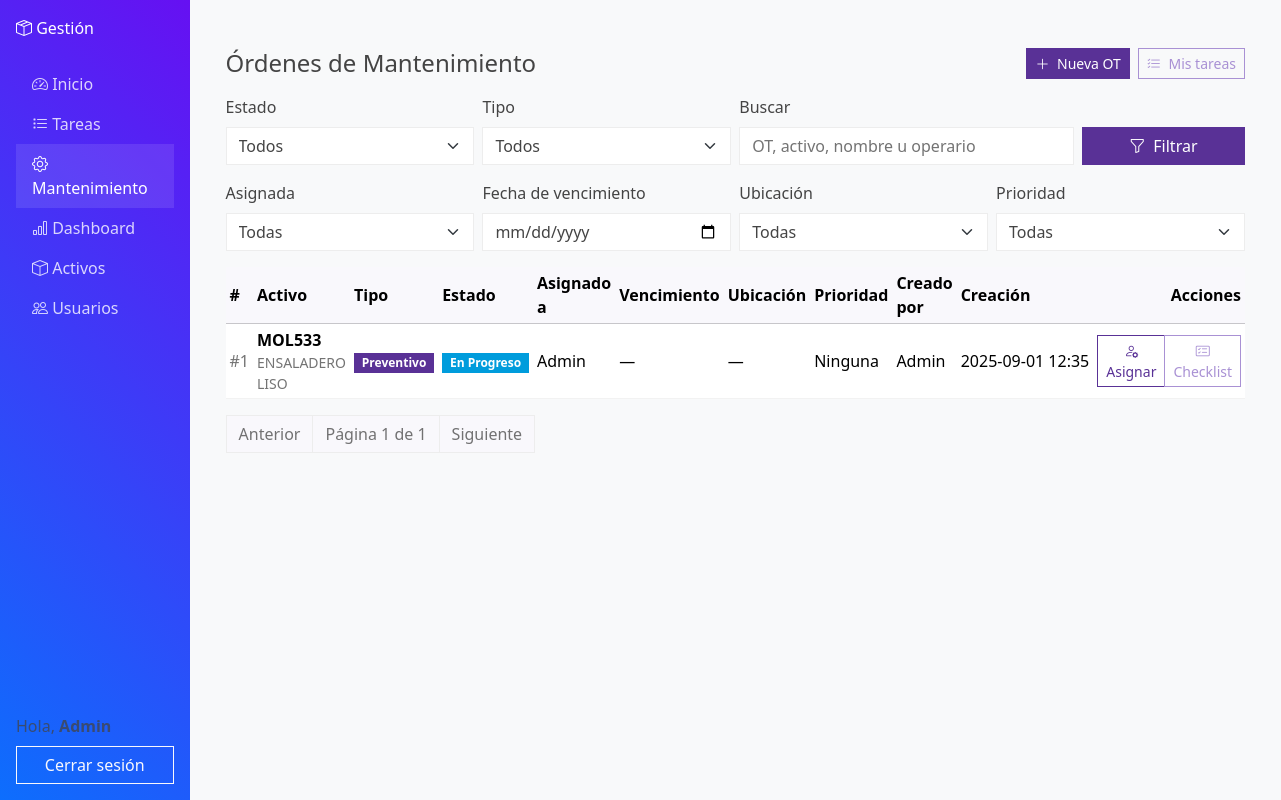
Page /activos/ (signed in) on the committed database.
### activos/models.py (models this page shows, shortened)
class RegistroMantenimiento(models.Model):
    activo = models.ForeignKey(Activo, on_delete=models.CASCADE, related_name="mantenimientos")
    estado = models.CharField(max_length=3, choices=EstadoOT.choices, default=EstadoOT.PEN)
    tipo = models.CharField(max_length=3, choices=TipoOT.choices, default=TipoOT.PRE)
    titulo = models.CharField(max_length=160, default="", blank=False)
    descripcion = models.TextField(blank=True, default="")
    prioridad = models.CharField(max_length=4, choices=PrioridadOT.choices, default=PrioridadOT.NONE)
    fecha_inicio = models.DateField(null=True, blank=True)
    vencimiento = models.DateField(null=True, blank=True)
    recurrencia = models.CharField(max_length=5, choices=RecurrenciaOT.choices, default=RecurrenciaOT.NONE)
    tiempo_estimado_minutos = models.PositiveIntegerField(default=0)
    ubicacion = models.ForeignKey(Ubicacion, null=True, blank=True, on_delete=models.SET_NULL, related_name="ordenes")
    falla = models.ForeignKey("CatalogoFalla", null=True, blank=True, on_delete=models.SET_NULL, related_name="ots")
    plantilla_aplicada = models.ForeignKey(
        "PlantillaChecklist", null=True, blank=True, on_delete=models.SET_NULL, related_name="ots_usadas"
    )
    fecha_creacion = models.DateTimeField(auto_now_add=True)
    fecha_inicio_ejecucion = models.DateTimeField(null=True, blank=True)
    fecha_fin_ejecucion = models.DateTimeField(null=True, blank=True)
    fecha_cierre = models.DateTimeField(null=True, blank=True)
    anio_ejecucion = models.PositiveSmallIntegerField(null=True, blank=True)
    semana_ejecucion = models.PositiveSmallIntegerField(null=True, blank=True)
    lectura_ejecucion = models.DecimalField(max_digits=12, decimal_places=2, null=True, blank=True)
    creado_por = models.ForeignKey(settings.AUTH_USER_MODEL, on_delete=models.SET_NULL, null=True, related_name="ordenes_creadas")
    asignado_a = models.ForeignKey(settings.AUTH_USER_MODEL, on_delete=models.SET_NULL, null=True, blank=True, related_name="tareas_asignadas")
    completado_por = models.ForeignKey(settings.AUTH_USER_MODEL, on_delete=models.SET_NULL, null=True, blank=True, related_name="tareas_completadas")
    class Meta:
        indexes = [
            models.Index(fields=["estado"]),
            models.Index(fields=["tipo"]),
            models.Index(fields=["prioridad"]),
            models.Index(fields=["-fecha_creacion"]),
            models.Index(fields=["-fecha_inicio_ejecucion"]),
            models.Index(fields=["-fecha_cierre"]),
            models.Index(fields=["vencimiento"]),
            models.Index(fields=["activo"]),
            models.Index(fields=["asignado_a"]),
            models.Index(fields=["ubicacion"]),
        ]
        ordering = ["-fecha_creacion", "-id"]

class Activo(models.Model):
    codigo = models.CharField(max_length=100, unique=True, verbose_name="Código")
    numero_activo = models.CharField(max_length=255, verbose_name="# Activo")
    nombre = models.CharField(max_length=255, verbose_name="Nombre")
    peso = models.DecimalField(max_digits=10, decimal_places=2, null=True, blank=True, verbose_name="Peso")
    familia = models.ForeignKey("FamiliaActivo", null=True, blank=True, on_delete=models.SET_NULL, related_name="activos")
    categoria = models.ForeignKey("CategoriaActivo", null=True, blank=True, on_delete=models.SET_NULL, related_name="activos")
    estado = models.ForeignKey("EstadoActivo", null=True, blank=True, on_delete=models.SET_NULL, related_name="activos")
    ubicacion = models.ForeignKey("Ubicacion", null=True, blank=True, on_delete=models.SET_NULL, related_name="activos")
    qr_code = models.ImageField(upload_to="qr_codes", blank=True, null=True)

### activos/views.py (the view, shortened to what this page needs)
# urls.py: path("", views.ordenes_list, name="ordenes_list"),
@login_required
@user_passes_test(es_supervisor)
def ordenes_list(request):
    defaults = {
        "estado": "",
        "tipo": "",
        "q": "",
        "asignado": "",
        "vencimiento": "",
        "ubicacion": "",
        "prioridad": "",
    }
    filtros = {**defaults, **request.session.get("filtros_ot", {})}
    qs = RegistroMantenimiento.objects.select_related("activo").all()
    if filtros.get("estado"):
        qs = qs.filter(estado=filtros["estado"])
    if filtros.get("tipo"):
        qs = qs.filter(tipo=filtros["tipo"])
    if filtros.get("ubicacion"):
        qs = qs.filter(activo__ubicacion_id=filtros["ubicacion"])
    if filtros.get("prioridad"):
        qs = qs.filter(prioridad=filtros["prioridad"])
    if filtros.get("vencimiento"):
        qs = qs.filter(vencimiento__date__lte=filtros["vencimiento"])
    paginator = Paginator(qs.order_by("-fecha_creacion"), 25)
    page_obj = paginator.get_page(request.GET.get("page"))
    context = {
        "page_obj": page_obj,
        "ordenes": page_obj.object_list,
        "section": "mantenimiento",
        "ESTADOS": EstadoOT.choices,
        "PRIORIDADES": PrioridadOT.choices,
        "ubicaciones": Ubicacion.objects.all(),
        "filtros": filtros,
    }
    return render(request, "activos/ordenes_list.html", context)

### core/views.py (called while the page is built)
def es_supervisor(u):
    return u.is_superuser or u.groups.filter(name__iexact="Supervisor").exists()

### activos/templates/activos/ordenes_list.html (shortened to what this page needs)
{% extends "core/base.html" %}
{% load static %}
{% block content %}
<div class="container py-4">
  <div class="d-flex justify-content-between align-items-center mb-3">
    <h1 class="h4 mb-0">Órdenes de Mantenimiento</h1>
    <div class="d-flex gap-2">
      <a href="{% url 'activos:agendar_mantenimiento' %}" class="btn btn-sm btn-primary">
        <i class="bi bi-plus-lg me-1"></i> Nueva OT
      </a>
      <a href="{% url 'activos:mis_tareas' %}" class="btn btn-sm btn-outline-secondary">
        <i class="bi bi-list-check me-1"></i> Mis tareas
      </a>
    </div>
  </div>
  <form method="post" class="row gy-2 gx-2 align-items-end mb-3">
    <div class="col-md-3">
      <label class="form-label">Estado</label>
      <select name="estado" class="form-select">
        <option value="" {% if not filtros.estado %}selected{% endif %}>Todos</option>
      </select>
    </div>
    <div class="col-md-3">
      <label class="form-label">Tipo</label>
      <select name="tipo" class="form-select">
        <option value="" {% if not filtros.tipo %}selected{% endif %}>Todos</option>
      </select>
    </div>
    <div class="col-md-4">
      <label class="form-label">Buscar</label>
      <input type="text" name="q" class="form-control" value="{{ filtros.q }}" placeholder="OT, activo, nombre u operario">
    </div>
    <div class="col-md-2">
      <button class="btn btn-primary w-100" type="submit">
        <i class="bi bi-funnel me-1"></i> Filtrar
      </button>
    </div>
    <div class="col-md-3">
      <label class="form-label">Asignada</label>
      <select name="asignado" class="form-select">
        <option value="" {% if not filtros.asignado %}selected{% endif %}>Todas</option>
      </select>
    </div>
    <div class="col-md-3">
      <label class="form-label">Fecha de vencimiento</label>
      <input type="date" name="vencimiento" class="form-control" value="{{ filtros.vencimiento }}">
    </div>
    <div class="col-md-3">
      <label class="form-label">Ubicación</label>
      <select name="ubicacion" class="form-select">
        <option value="" {% if not filtros.ubicacion %}selected{% endif %}>Todas</option>
      </select>
    </div>
    <div class="col-md-3">
      <label class="form-label">Prioridad</label>
      <select name="prioridad" class="form-select">
        <option value="" {% if not filtros.prioridad %}selected{% endif %}>Todas</option>
      </select>
    </div>
  </form>
  <div class="table-responsive">
    <table class="table table-sm align-middle">
      <thead class="table-light">
        <tr>
          <th>#</th>
          <th>Activo</th>
          <th>Tipo</th>
          <th>Estado</th>
          <th>Asignado a</th>
          <th>Vencimiento</th>
          <th>Ubicación</th>
          <th>Prioridad</th>
          <th>Creado por</th>
          <th>Creación</th>
          <th class="text-end">Acciones</th>
        </tr>
      </thead>
      <tbody>
      {% for ot in page_obj.object_list %}
        <tr>
          <td class="text-muted">#{{ ot.id }}</td>
          <td>
            <div class="fw-semibold">{{ ot.activo.codigo }}</div>
            <div class="small text-muted">{{ ot.activo.nombre }}</div>
          </td>
          <td>
            {% if ot.tipo == 'PRE' %}
              <span class="badge text-bg-primary">Preventivo</span>
            {% else %}
              <span class="badge text-bg-secondary">Correctivo</span>
            {% endif %}
          </td>
          <td>
            {% if ot.estado == 'PEN' %}
              <span class="badge text-bg-secondary">Pendiente</span>
            {% elif ot.estado == 'PRO' %}
              <span class="badge text-bg-info">En Progreso</span>
            {% elif ot.estado == 'REV' %}
              <span class="badge text-bg-warning">Pend. Revisión</span>
            {% elif ot.estado == 'CER' %}
              <span class="badge text-bg-success">Cerrada</span>
            {% endif %}
          </td>
          <td>{{ ot.asignado_a.username|default:"—" }}</td>
          <td class="text-nowrap">{{ ot.vencimiento|date:"Y-m-d"|default:"—" }}</td>
          <td>{{ ot.ubicacion.nombre|default:"—" }}</td>
          <td>{{ ot.get_prioridad_display }}</td>
          <td>{{ ot.creado_por.username|default:"—" }}</td>
          <td class="text-nowrap">{{ ot.fecha_creacion|date:"Y-m-d H:i" }}</td>
          <td class="text-end">
            <div class="btn-group btn-group-sm" role="group">
              <a href="{% url 'activos:asignar_ot' ot.id %}" class="btn btn-outline-primary">
                <i class="bi bi-person-gear"></i> Asignar
              </a>
              <a href="{% url 'activos:checklist_mantenimiento' ot.id %}" class="btn btn-outline-secondary">
                <i class="bi bi-card-checklist"></i> Checklist
              </a>
            </div>
          </td>
        </tr>
      {% empty %}
        <tr>
          <td colspan="11" class="text-center text-muted py-4">
            No hay órdenes con el filtro actual.
          </td>
        </tr>
      {% endfor %}
      </tbody>
    </table>
  </div>
  <nav aria-label="Paginación de órdenes">
    <ul class="pagination">
      {% if page_obj.has_previous %}
        <li class="page-item">
          <a class="page-link" href="?page={{ page_obj.previous_page_number }}">Anterior</a>
        </li>
      {% else %}
        <li class="page-item disabled"><span class="page-link">Anterior</span></li>
      {% endif %}
      <li class="page-item disabled">
        <span class="page-link">Página {{ page_obj.number }} de {{ page_obj.paginator.num_pages }}</span>
      </li>
      {% if page_obj.has_next %}
        <li class="page-item">
          <a class="page-link" href="?page={{ page_obj.next_page_number }}">Siguiente</a>
        </li>
      {% else %}
        <li class="page-item disabled"><span class="page-link">Siguiente</span></li>
      {% endif %}
    </ul>
  </nav>
</div>
{% endblock %}

### core/templates/core/base.html (shortened to what this page needs)
{% load static %}
<!DOCTYPE html>
<html lang="es">
<head>
  <link rel="stylesheet"
        href="https://cdn.jsdelivr.net/npm/bootswatch@5.3.3/dist/pulse/bootstrap.min.css">
  <link rel="stylesheet"
        href="https://cdn.jsdelivr.net/npm/bootstrap-icons@1.11.3/font/bootstrap-icons.min.css">
  <link rel="stylesheet" href="{% static 'core/style.css' %}">
</head>
<body>
<div class="d-flex">
  <nav id="sidebar" class="d-flex flex-column p-3 text-white">
    <a href="/" class="navbar-brand text-white mb-4">
      <i class="bi bi-box-seam"></i> Gestión
    </a>
    <ul class="nav nav-pills flex-column mb-auto">
      <li class="nav-item">
        <a href="{% url 'home' %}" class="nav-link {% if section == 'home' %}active{% endif %}">
          <i class="bi bi-speedometer2"></i> Inicio
        </a>
      </li>
      <li>
                <a href="{% url 'activos:mis_tareas' %}" class="nav-link {% if section == 'tareas' %}active{% endif %}">
          <i class="bi bi-list-task"></i> Tareas
        </a>
      </li>
      <li>
        <a href="{% url 'activos:ordenes_list' %}" class="nav-link {% if section == 'mantenimiento' %}active{% endif %}">
          <i class="bi bi-gear"></i> Mantenimiento
        </a>
      </li>
      <li>
        <a href="{% url 'dashboard_novedades' %}" class="nav-link {% if section == 'dashboard' %}active{% endif %}">
          <i class="bi bi-bar-chart"></i> Dashboard
        </a>
      </li>
      <li>
        <a href="{% url 'activos:activos_list' %}" class="nav-link {% if section == 'activos' %}active{% endif %}">
          <i class="bi bi-box"></i> Activos
        </a>
      </li>
      <li>
        <a href="{% url 'accounts:users_list' %}" class="nav-link {% if section == 'usuarios' %}active{% endif %}">
          <i class="bi bi-people"></i> Usuarios
        </a>
      </li>
    </ul>
    {% if user.is_authenticated %}
    <div class="mt-auto">
      <span class="text-muted">Hola, <strong>{{ user.username }}</strong></span>
      <form action="{% url 'accounts:logout' %}" method="post" class="mt-2">
        <button class="btn btn-outline-light w-100">Cerrar sesión</button>
      </form>
    </div>
    {% endif %}
  </nav>
  <div class="flex-grow-1 p-4">
    {% block content %}{% endblock %}
  </div>
</div>
</body>
</html>

### core/static/core/style.css (style rules this page uses)
.table td, .table th { vertical-align: middle; }

### core/templates/core/base.html (style rules this page uses)
body { overflow-x: hidden; background-color: #f8f9fa; }
#sidebar { width: 240px; min-height: 100vh; background: linear-gradient(45deg, #0d6efd, #6610f2); }
#sidebar a { color: rgba(255, 255, 255, 0.8); text-decoration: none; }
#sidebar a.active, #sidebar a:hover { color: #fff; background-color: rgba(255, 255, 255, 0.1); }

### rows in the picture
RegistroMantenimiento: id "1", activo.codigo "MOL533", activo.nombre "ENSALADERO LISO", tipo "Preventivo", estado "En Progreso", asignado_a.username "Admin", vencimiento "—", ubicacion.nombre "—", prioridad "Ninguna", creado_por.username "Admin", fecha_creacion "2025-09-01 12:35"

### other values in the picture
{{ user.username }} "Admin"
{{ page_obj.number }} "1"
{{ page_obj.paginator.num_pages }} "1"
